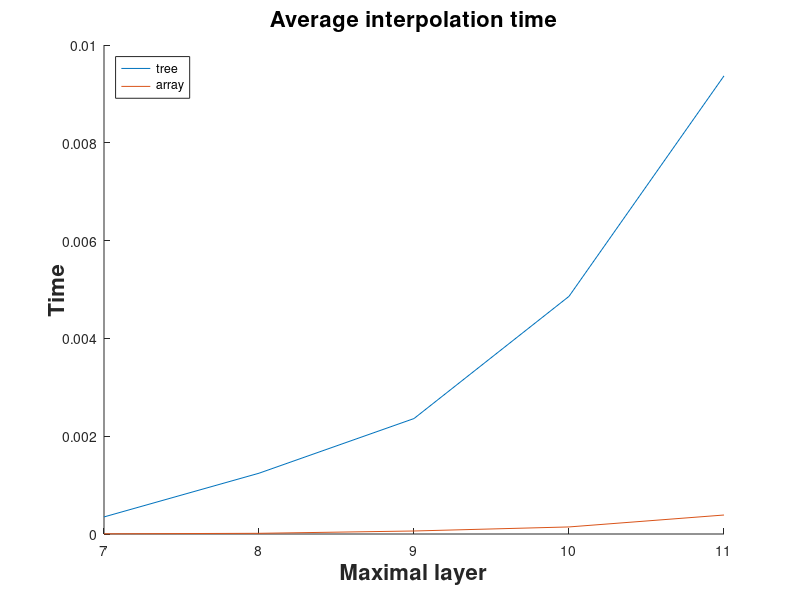

Here is the MATLAB script that generated this plot:

path('/Users/yuanqingwu/research/sg_hpc_tree', path);
fh = figure();
strtitle = 'Average interpolation time';
h = title(strtitle);
set(h, 'fontsize', 16, 'FontWeight', 'bold', 'HorizontalAlignment', 'center');
h = xlabel('Maximal layer');
set(h, 'fontsize', 16, 'FontWeight', 'bold', 'HorizontalAlignment', 'center');
h = ylabel('Time');
set(h, 'fontsize', 16, 'FontWeight', 'bold', 'VerticalAlignment', 'middle');
hold on;

layer = 7:11; 
treet = zeros(5, 1);
treet(1) = 3.490e-4;
treet(2) = 1.243e-3;
treet(3) = 2.361e-3;
treet(4) = 4.860e-3;
treet(5) = 9.369e-3;
plot(layer, treet);
hold on;
arrayt = zeros(5, 1);
arrayt(1) = 3.657e-6;
arrayt(2) = 1.412e-5;
arrayt(3) = 6.160e-5;
arrayt(4) = 1.445e-4;
arrayt(5) = 3.883e-4;
plot(layer, arrayt);
hold on;
set(gca,'XTick',7:11)
set(gca,'XTickLabel',{'7','8','9','10','11'})
legend('tree','array','location','northwest')
hold on;

saveas(fh, 'interpolation.fig');
rmpath('/Users/yuanqingwu/research/sg_hpc_tree');
